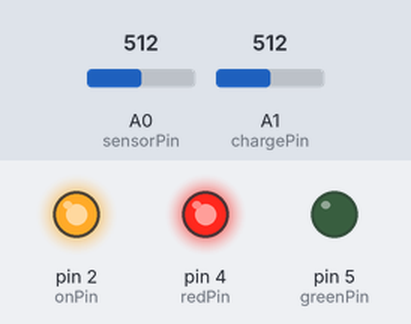
Recording of a sketch running on a simulated Arduino Uno, built with avr-gcc and run on an emulated ATmega328P. Shown: output pins drawn as LEDs (lit = HIGH). The test bench sets the inputs (shaded band); at power-on: A0 (sensorPin) = 512, A1 (chargePin) = 512. No radio packets arrive unless stated.

Above: at 1.8 s.
1.9 s: A0 (sensorPin) set to 418
3.4 s: A0 (sensorPin) set to 388
At 4.5 s:
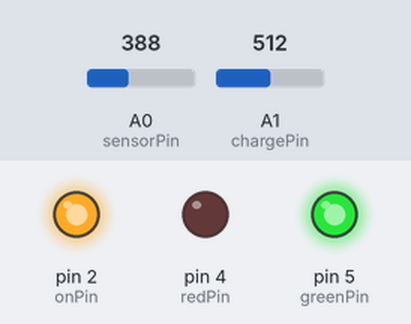
5.5 s: A0 (sensorPin) set to 511
At 7.2 s:
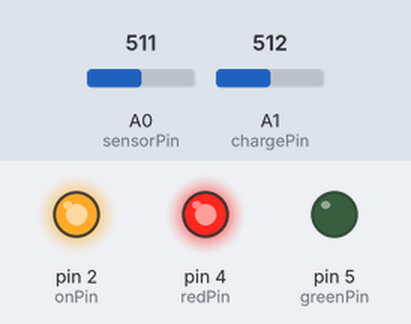
7.5 s: A0 (sensorPin) set to 306
At 9.0 s:
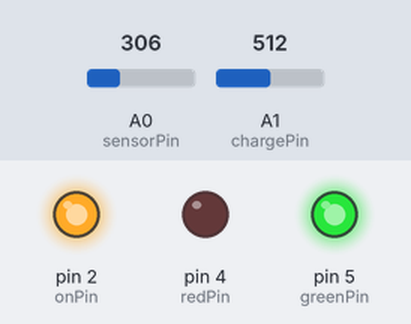
Timing chart, 0 to 10.5 s (numbered marks = the images above; inputs shaded):
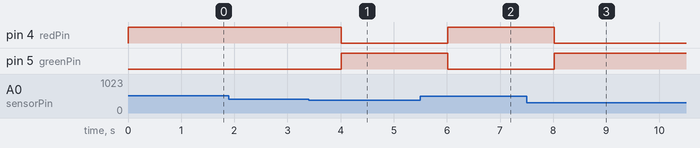

The sketch:

transmitter.ino
```cpp
#include <SPI.h>
#include <nRF24L01.h>
#include <RF24.h>

RF24 radio(7, 8); // CE, CSN
const byte address[6] = "00001";

#define sensorPin A0  // Analog input pin that the potentiometer is attached to
#define chargePin A1 // Analog input pint to get the batterycharge
#define greenPin 5 // Analog output pin that the LED is attached to
#define redPin 4
#define onPin 2

int sensorValue = 0;        // value read from the pot
int outputValue = 0;        // value output to the PWM (analog out)
int chargeValue = 0;
float voltage = 0;

void setup() {
  // initialize serial communications at 9600 bps:
  //Serial.begin(9600);
  pinMode(greenPin, OUTPUT);
  pinMode(redPin, OUTPUT);
  pinMode(onPin, OUTPUT);
  digitalWrite(onPin, HIGH);
  radio.begin();
  radio.openWritingPipe(address);
  radio.printDetails();
  radio.setPALevel(RF24_PA_MAX);
  radio.stopListening();
}

void loop() {
  // read the analog value of the resistor:
  sensorValue = analogRead(sensorPin);
  // map it to the range of the analog out:
  outputValue = map(sensorValue, 0, 1023, 0, 255);
  //read the analog value of the battery
  chargeValue = analogRead(chargePin);
  //convert it to value between 0 and 5V
  voltage = chargeValue * (5.0/ 1023.0) * 9.02;


  if (outputValue > 100) {
    digitalWrite(greenPin, LOW);
    digitalWrite(redPin, HIGH);

    char text[3] = {'0','9',chargeData(voltage)};
    //char text[32] = {chargeValue};
    radio.write(&text, sizeof(text));


  }
  else {
    digitalWrite(greenPin, HIGH);
    digitalWrite(redPin, LOW);

    char text[3] = {'0','8',chargeData(voltage)};
    //char text[32] = {chargeValue};
    radio.write(&text, sizeof(text));


  }


  delay(1000);
}

//converts voltage into sendable data the esp will read
char chargeData(float f) {
  if (f <= 5.5 && f >= 4.15) {
    return '4';
  }
  if (f < 4.15 && f >= 3.90) {
    return '3';
  }
  if (f < 3.90 && f >= 3.80) {
    return'2';
  }
  if (f < 3.80 && f >= 3.70) {
    return '1';
  }
  else {
    return '0';
  }
}
```

Measured:
- the behaviour switches between 406 and 405 on A0 (sensorPin) (found by bisection; images 0 and 1)
- after the input at 1.9 s, every drawn part: stays the same
- after the input at 3.4 s, pin 4 (redPin): HIGH → LOW after 0.61 s; pin 5 (greenPin): LOW → HIGH after 0.61 s
- after the input at 5.5 s, pin 4 (redPin): LOW → HIGH after 0.52 s; pin 5 (greenPin): HIGH → LOW after 0.52 s
- after the input at 7.5 s, pin 4 (redPin): HIGH → LOW after 0.52 s; pin 5 (greenPin): LOW → HIGH after 0.52 s
